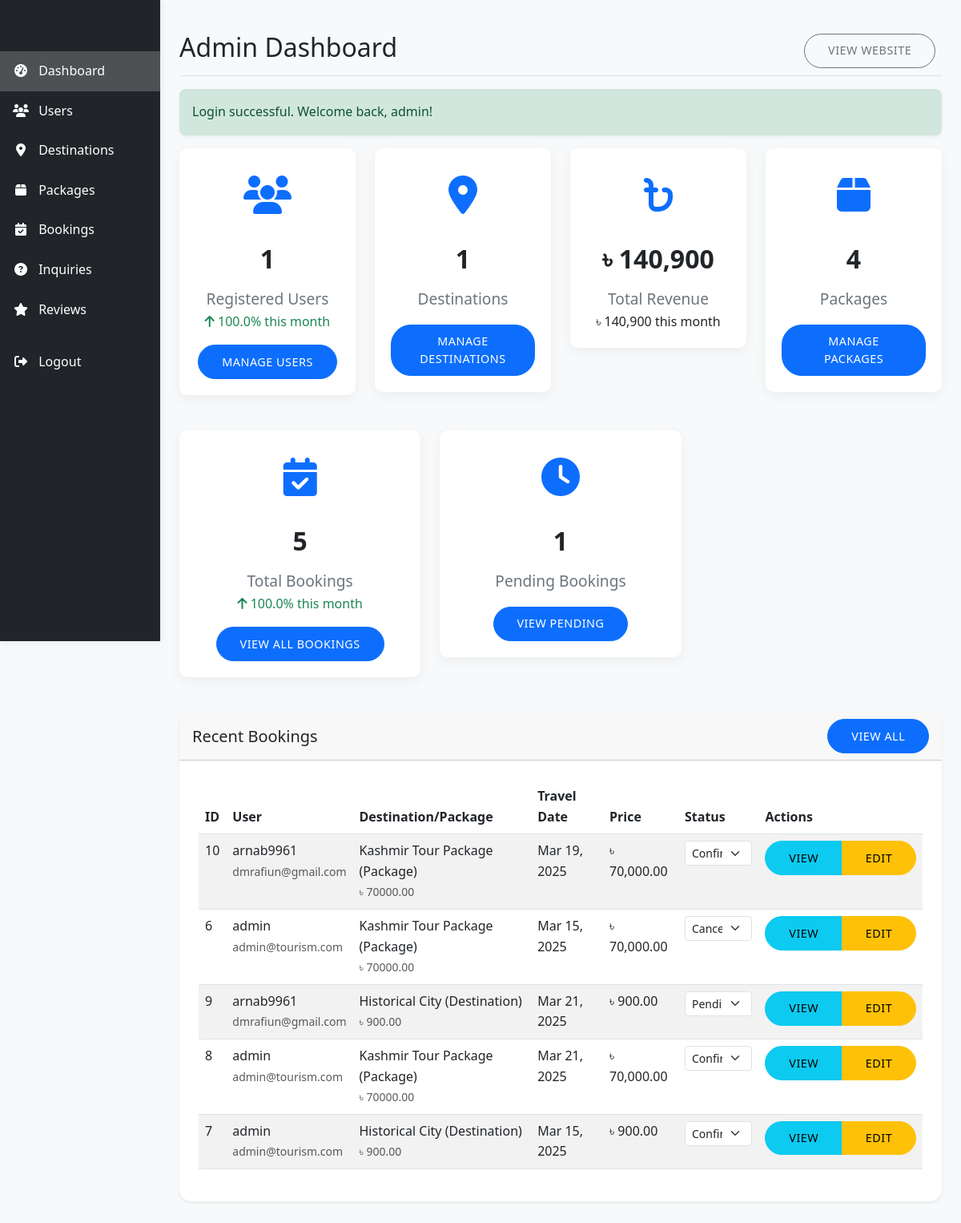
/admin/index.php (signed in), run on the app's committed database.
### tables this page shows
CREATE TABLE `bookings` (
  `id` int(11) NOT NULL,
  `user_id` int(11) NOT NULL,
  `package_id` int(11) DEFAULT NULL,
  `destination_id` int(11) DEFAULT NULL,
  `booking_date` date NOT NULL,
  `travel_date` date NOT NULL,
  `num_travelers` int(11) NOT NULL,
  `total_price` decimal(10,2) NOT NULL,
  `status` enum('pending','confirmed','cancelled') DEFAULT 'pending',
  `payment_status` enum('pending','completed') DEFAULT 'pending',
  `created_at` timestamp NOT NULL DEFAULT current_timestamp()
);

CREATE TABLE `users` (
  `id` int(11) NOT NULL,
  `username` varchar(50) NOT NULL,
  `password` varchar(255) NOT NULL,
  `email` varchar(100) NOT NULL,
  `full_name` varchar(100) NOT NULL,
  `phone` varchar(20) DEFAULT NULL,
  `address` text DEFAULT NULL,
  `user_type` enum('admin','customer') DEFAULT 'customer',
  `created_at` timestamp NOT NULL DEFAULT current_timestamp()
);

CREATE TABLE `packages` (
  `id` int(11) NOT NULL,
  `name` varchar(100) NOT NULL,
  `description` text NOT NULL,
  `price` decimal(10,2) NOT NULL,
  `duration` varchar(50) NOT NULL,
  `image` varchar(255) DEFAULT NULL,
  `featured` tinyint(1) DEFAULT 0,
  `created_at` timestamp NOT NULL DEFAULT current_timestamp()
);

CREATE TABLE `destinations` (
  `id` int(11) NOT NULL,
  `name` varchar(100) NOT NULL,
  `description` text NOT NULL,
  `location` varchar(100) NOT NULL,
  `image` varchar(255) DEFAULT NULL,
  `price` decimal(10,2) NOT NULL,
  `featured` tinyint(1) DEFAULT 0,
  `created_at` timestamp NOT NULL DEFAULT current_timestamp()
);

### admin/index.php (the view, shortened to what this page needs)
<?php
require_once '../includes/config.php';
$users_query = "SELECT
                (SELECT COUNT(*) FROM users WHERE user_type = 'customer') as current_count,
                (SELECT COUNT(*) FROM users WHERE user_type = 'customer'
                 AND created_at >= DATE_SUB(NOW(), INTERVAL 1 MONTH)) as new_count";
$users_result = mysqli_query($conn, $users_query);
$users_data = mysqli_fetch_assoc($users_result);
$users_count = $users_data['current_count'];
$users_growth = $users_data['current_count'] > 0 ?
                ($users_data['new_count'] / $users_data['current_count'] * 100) : 0;
$destinations_query = "SELECT COUNT(*) as count FROM destinations";
$destinations_result = mysqli_query($conn, $destinations_query);
$destinations_count = mysqli_fetch_assoc($destinations_result)['count'];
$packages_query = "SELECT COUNT(*) as count FROM packages";
$packages_result = mysqli_query($conn, $packages_query);
$packages_count = mysqli_fetch_assoc($packages_result)['count'];
$bookings_query = "SELECT
                   (SELECT COUNT(*) FROM bookings) as total_count,
                   (SELECT COUNT(*) FROM bookings WHERE status = 'pending') as pending_count,
                   (SELECT COUNT(*) FROM bookings WHERE booking_date >= DATE_SUB(NOW(), INTERVAL 1 MONTH)) as new_count";
$bookings_result = mysqli_query($conn, $bookings_query);
$bookings_data = mysqli_fetch_assoc($bookings_result);
$bookings_count = $bookings_data['total_count'];
$pending_bookings_count = $bookings_data['pending_count'];
$bookings_growth = $bookings_data['total_count'] > 0 ?
                   ($bookings_data['new_count'] / $bookings_data['total_count'] * 100) : 0;
$recent_bookings_query = "SELECT b.*, u.username, u.email,
                         d.name as destination_name, d.price as destination_price,
                         p.name as package_name, p.price as package_price
                         FROM bookings b
                         JOIN users u ON b.user_id = u.id
                         LEFT JOIN destinations d ON b.destination_id = d.id
                         LEFT JOIN packages p ON b.package_id = p.id
                         ORDER BY b.booking_date DESC
                         LIMIT 5";
$recent_bookings_result = mysqli_query($conn, $recent_bookings_query);
$revenue_query = "SELECT SUM(total_price) as total_revenue,
                  SUM(CASE WHEN booking_date >= DATE_SUB(NOW(), INTERVAL 1 MONTH)
                      THEN total_price ELSE 0 END) as monthly_revenue
                  FROM bookings WHERE status = 'confirmed'";
$revenue_result = mysqli_query($conn, $revenue_query);
$revenue_data = mysqli_fetch_assoc($revenue_result);
$total_revenue = $revenue_data['total_revenue'] ?? 0;
$monthly_revenue = $revenue_data['monthly_revenue'] ?? 0;
?>
<!DOCTYPE html>
<html lang="en">
<head>
    <link href="https://cdn.jsdelivr.net/npm/bootstrap@5.3.0/dist/css/bootstrap.min.css" rel="stylesheet">
    <link rel="stylesheet" href="https://cdnjs.cloudflare.com/ajax/libs/font-awesome/6.4.0/css/all.min.css">
    <link rel="stylesheet" href="../css/style.css">
</head>
<body>
    <div class="container-fluid">
        <div class="row">
            <?php require_once 'includes/sidebar.php'; ?>
            <main class="col-md-9 ms-sm-auto col-lg-10 px-md-4 py-4">
                <div class="d-flex justify-content-between flex-wrap flex-md-nowrap align-items-center pt-3 pb-2 mb-3 border-bottom">
                    <h1 class="h2">Admin Dashboard</h1>
                    <div class="btn-toolbar mb-2 mb-md-0">
                        <div class="btn-group me-2">
                            <a href="../index.php" class="btn btn-sm btn-outline-secondary">View Website</a>
                        </div>
                    </div>
                </div>
                <?php
                if (isset($_SESSION['success_message'])) {
                    echo '<div class="alert alert-success">' . $_SESSION['success_message'] . '</div>';
                }
                ?>
                <div class="row">
                    <div class="col-md-3 mb-4">
                        <div class="dashboard-card">
                            <div class="icon">
                                <i class="fas fa-users"></i>
                            </div>
                            <div class="count"><?php echo $users_count; ?></div>
                            <div class="title">Registered Users</div>
                            <?php if ($users_growth > 0): ?>
                            <div class="growth text-success">
                                <i class="fas fa-arrow-up"></i> <?php echo number_format($users_growth, 1); ?>% this month
                            </div>
                            <?php endif; ?>
                            <a href="users.php" class="btn btn-sm btn-primary mt-3">Manage Users</a>
                        </div>
                    </div>
                    <div class="col-md-3 mb-4">
                        <div class="dashboard-card">
                            <div class="icon">
                                <i class="fas fa-map-marker-alt"></i>
                            </div>
                            <div class="count"><?php echo $destinations_count; ?></div>
                            <div class="title">Destinations</div>
                            <a href="destinations.php" class="btn btn-sm btn-primary mt-3">Manage Destinations</a>
                        </div>
                    </div>
                    <div class="col-md-3 mb-4">
                        <div class="dashboard-card">
                            <div class="icon">
                                <i class="fas fa-bangladeshi-taka-sign"></i>
                            </div>
                            <div class="count">৳ <?php echo number_format($total_revenue); ?></div>
                            <div class="title">Total Revenue</div>
                            <div class="subtitle">৳ <?php echo number_format($monthly_revenue); ?> this month</div>
                        </div>
                    </div>
                    <div class="col-md-3 mb-4">
                        <div class="dashboard-card">
                            <div class="icon">
                                <i class="fas fa-box"></i>
                            </div>
                            <div class="count"><?php echo $packages_count; ?></div>
                            <div class="title">Packages</div>
                            <a href="packages.php" class="btn btn-sm btn-primary mt-3">Manage Packages</a>
                        </div>
                    </div>
                </div>
                <div class="row">
                    <div class="col-md-4 mb-4">
                        <div class="dashboard-card">
                            <div class="icon">
                                <i class="fas fa-calendar-check"></i>
                            </div>
                            <div class="count"><?php echo $bookings_count; ?></div>
                            <div class="title">Total Bookings</div>
                            <?php if ($bookings_growth > 0): ?>
                            <div class="growth text-success">
                                <i class="fas fa-arrow-up"></i> <?php echo number_format($bookings_growth, 1); ?>% this month
                            </div>
                            <?php endif; ?>
                            <a href="bookings.php" class="btn btn-sm btn-primary mt-3">View All Bookings</a>
                        </div>
                    </div>
                    <div class="col-md-4 mb-4">
                        <div class="dashboard-card">
                            <div class="icon">
                                <i class="fas fa-clock"></i>
                            </div>
                            <div class="count"><?php echo $pending_bookings_count; ?></div>
                            <div class="title">Pending Bookings</div>
                            <a href="bookings.php?status=pending" class="btn btn-sm btn-primary mt-3">View Pending</a>
                        </div>
                    </div>
                </div>
                <div class="card mb-4">
                    <div class="card-header d-flex justify-content-between align-items-center">
                        <h5 class="mb-0">Recent Bookings</h5>
                        <a href="bookings.php" class="btn btn-sm btn-primary">View All</a>
                    </div>
                    <div class="card-body">
                        <div class="table-responsive">
                            <table class="table table-striped table-hover">
                                <thead>
                                    <tr>
                                        <th>ID</th>
                                        <th>User</th>
                                        <th>Destination/Package</th>
                                        <th>Travel Date</th>
                                        <th>Price</th>
                                        <th>Status</th>
                                        <th>Actions</th>
                                    </tr>
                                </thead>
                                <tbody>
                                    <?php
                                    if (mysqli_num_rows($recent_bookings_result) > 0) {
                                        while ($booking = mysqli_fetch_assoc($recent_bookings_result)) {
                                    ?>
                                        <tr>
                                            <td><?php echo $booking['id']; ?></td>
                                            <td>
                                                <?php echo $booking['username']; ?>
                                                <br>
                                                <small class="text-muted"><?php echo $booking['email']; ?></small>
                                            </td>
                                            <td>
                                                <?php
                                                if ($booking['destination_id']) {
                                                    echo $booking['destination_name'] . ' (Destination)<br>';
                                                    echo '<small class="text-muted">৳ ' . $booking['destination_price'] . '</small>';
                                                } else {
                                                    echo $booking['package_name'] . ' (Package)<br>';
                                                    echo '<small class="text-muted">৳ ' . $booking['package_price'] . '</small>';
                                                }
                                                ?>
                                            </td>
                                            <td><?php echo date('M d, Y', strtotime($booking['travel_date'])); ?></td>
                                            <td>৳ <?php echo number_format($booking['total_price'], 2); ?></td>
                                            <td>
                                                <form method="post" class="d-inline">
                                                    <select name="new_status" class="form-select form-select-sm status-select" onchange="this.form.submit()">
                                                        <option value="pending" <?php echo $booking['status'] == 'pending' ? 'selected' : ''; ?>>Pending</option>
                                                        <option value="confirmed" <?php echo $booking['status'] == 'confirmed' ? 'selected' : ''; ?>>Confirmed</option>
                                                        <option value="cancelled" <?php echo $booking['status'] == 'cancelled' ? 'selected' : ''; ?>>Cancelled</option>
                                                    </select>
                                                </form>
                                            </td>
                                            <td>
                                                <div class="btn-group">
                                                    <a href="booking_details.php?id=<?php echo $booking['id']; ?>" class="btn btn-sm btn-info">View</a>
                                                    <a href="booking_edit.php?id=<?php echo $booking['id']; ?>" class="btn btn-sm btn-warning">Edit</a>
                                                </div>
                                            </td>
                                        </tr>
                                    <?php
                                        }
                                    } else {
                                        echo '<tr><td colspan="7" class="text-center">No bookings found.</td></tr>';
                                    }
                                    ?>
                                </tbody>
                            </table>
                        </div>
                    </div>
                </div>
            </main>
        </div>
    </div>
</body>
</html>

### css/style.css (style rules this page uses)
:root { --primary: #0d6efd; --secondary: #6c757d; --light: #f8f9fa; --dark: #212529; --danger: #dc3545; --success: #198754; --warning: #ffc107; --info: #0dcaf0; --primary-dark: #0b5ed7; --light-gray: #e9ecef; --border-color: #dee2e6; }
body { font-family: 'Segoe UI', Tahoma, Geneva, Verdana, sans-serif; line-height: 1.6; color: var(--dark); background-color: var(--light); }
.card { border: none; border-radius: 15px; box-shadow: 0 4px 6px rgba(0, 0, 0, 0.1); transition: all 0.3s ease; margin-bottom: 20px; overflow: hidden; background-color: white; }
.card-body { padding: 1.5rem; }
.btn { padding: 0.6rem 1.8rem; border-radius: 25px; font-weight: 500; transition: all 0.3s ease; text-transform: uppercase; letter-spacing: 0.5px; font-size: 0.9rem; }
.btn-primary { background-color: var(--primary); border-color: var(--primary); }
.alert { border-radius: 8px; padding: 1rem; margin-bottom: 1rem; border: none; box-shadow: 0 2px 4px rgba(0, 0, 0, 0.05); }
.alert-success { background-color: #d1e7dd; border-color: #badbcc; color: #0f5132; }
a { text-decoration: none; color: var(--primary); transition: all 0.3s ease; }
.dashboard-card { background-color: #fff; border-radius: 10px; padding: 20px; box-shadow: 0 5px 15px rgba(0, 0, 0, 0.05); margin-bottom: 20px; text-align: center; }
.dashboard-card .icon { font-size: 3rem; margin-bottom: 15px; color: #0d6efd; }
.dashboard-card .count { font-size: 2rem; font-weight: 700; margin-bottom: 10px; }
.dashboard-card .title { font-size: 1.2rem; color: #6c757d; }
main { padding-top: 1.5rem; }
.card { margin-bottom: 1.5rem; box-shadow: 0 0.125rem 0.25rem rgba(0, 0, 0, 0.075); }
.btn-toolbar .btn { margin-left: 0.5rem; }

### data on the page
bookings: id "10", user.username "arnab9961", user.email "dmrafiun@gmail.com", package.name "Kashmir Tour Package", package.price "70000.00", travel_date "Mar 19, 2025", total_price "70,000.00", new_status "Confirmed"
bookings: id "6", user.username "admin", user.email "admin@tourism.com", package.name "Kashmir Tour Package", package.price "70000.00", travel_date "Mar 15, 2025", total_price "70,000.00", new_status "Cancelled"
bookings: id "9", user.username "arnab9961", user.email "dmrafiun@gmail.com", destination.name "Historical City", destination.price "900.00", travel_date "Mar 21, 2025", total_price "900.00", new_status "Pending"
bookings: id "8", user.username "admin", user.email "admin@tourism.com", package.name "Kashmir Tour Package", package.price "70000.00", travel_date "Mar 21, 2025", total_price "70,000.00", new_status "Confirmed"
bookings: id "7", user.username "admin", user.email "admin@tourism.com", destination.name "Historical City", destination.price "900.00", travel_date "Mar 15, 2025", total_price "900.00", new_status "Confirmed"

### other printed values
$_SESSION['success_message'] "Login successful. Welcome back, admin!"
$users_count "1"
$users_growth "100.0"
$destinations_count "1"
$total_revenue "140,900"
$monthly_revenue "140,900"
$packages_count "4"
$bookings_count "5"
$bookings_growth "100.0"
$pending_bookings_count "1"
